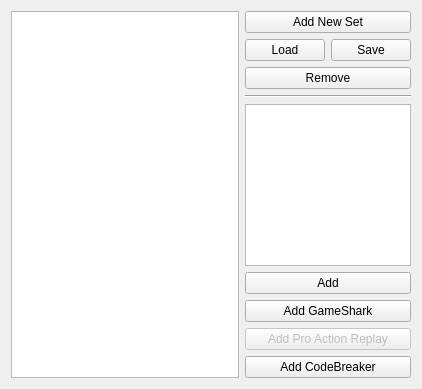
<?xml version="1.0" encoding="UTF-8"?>
<ui version="4.0">
 <class>CheatsView</class>
 <widget class="QWidget" name="CheatsView">
  <property name="geometry">
   <rect>
    <x>0</x>
    <y>0</y>
    <width>422</width>
    <height>389</height>
   </rect>
  </property>
  <property name="windowTitle">
   <string>Cheats</string>
  </property>
  <layout class="QGridLayout" name="gridLayout">
   <item row="2" column="1" colspan="2">
    <widget class="QPushButton" name="remove">
     <property name="text">
      <string>Remove</string>
     </property>
    </widget>
   </item>
   <item row="0" column="1" colspan="2">
    <widget class="QPushButton" name="addSet">
     <property name="text">
      <string>Add New Set</string>
     </property>
    </widget>
   </item>
   <item row="7" column="1" colspan="2">
    <widget class="QPushButton" name="addGSA">
     <property name="text">
      <string>Add GameShark</string>
     </property>
    </widget>
   </item>
   <item row="8" column="1" colspan="2">
    <widget class="QPushButton" name="addPAR">
     <property name="enabled">
      <bool>false</bool>
     </property>
     <property name="text">
      <string>Add Pro Action Replay</string>
     </property>
    </widget>
   </item>
   <item row="9" column="1" colspan="2">
    <widget class="QPushButton" name="addCB">
     <property name="text">
      <string>Add CodeBreaker</string>
     </property>
    </widget>
   </item>
   <item row="1" column="1">
    <widget class="QPushButton" name="load">
     <property name="text">
      <string>Load</string>
     </property>
    </widget>
   </item>
   <item row="6" column="1" colspan="2">
    <widget class="QPushButton" name="add">
     <property name="text">
      <string>Add</string>
     </property>
    </widget>
   </item>
   <item row="1" column="2">
    <widget class="QPushButton" name="save">
     <property name="text">
      <string>Save</string>
     </property>
    </widget>
   </item>
   <item row="3" column="1" colspan="2">
    <widget class="Line" name="line">
     <property name="orientation">
      <enum>Qt::Horizontal</enum>
     </property>
    </widget>
   </item>
   <item row="0" column="0" rowspan="10">
    <widget class="QTreeView" name="cheatList">
     <property name="sizePolicy">
      <sizepolicy hsizetype="Expanding" vsizetype="Expanding">
       <horstretch>0</horstretch>
       <verstretch>0</verstretch>
      </sizepolicy>
     </property>
     <property name="defaultDropAction">
      <enum>Qt::MoveAction</enum>
     </property>
     <property name="selectionMode">
      <enum>QAbstractItemView::ExtendedSelection</enum>
     </property>
     <property name="headerHidden">
      <bool>true</bool>
     </property>
    </widget>
   </item>
   <item row="4" column="1" rowspan="2" colspan="2">
    <widget class="QPlainTextEdit" name="codeEntry">
     <property name="sizePolicy">
      <sizepolicy hsizetype="Maximum" vsizetype="Expanding">
       <horstretch>0</horstretch>
       <verstretch>0</verstretch>
      </sizepolicy>
     </property>
     <property name="maximumSize">
      <size>
       <width>180</width>
       <height>16777215</height>
      </size>
     </property>
     <property name="font">
      <font>
       <family>Courier New</family>
      </font>
     </property>
    </widget>
   </item>
  </layout>
 </widget>
 <tabstops>
  <tabstop>cheatList</tabstop>
  <tabstop>addSet</tabstop>
  <tabstop>load</tabstop>
  <tabstop>save</tabstop>
  <tabstop>remove</tabstop>
  <tabstop>codeEntry</tabstop>
  <tabstop>add</tabstop>
  <tabstop>addGSA</tabstop>
  <tabstop>addPAR</tabstop>
  <tabstop>addCB</tabstop>
 </tabstops>
 <resources/>
 <connections/>
</ui>
